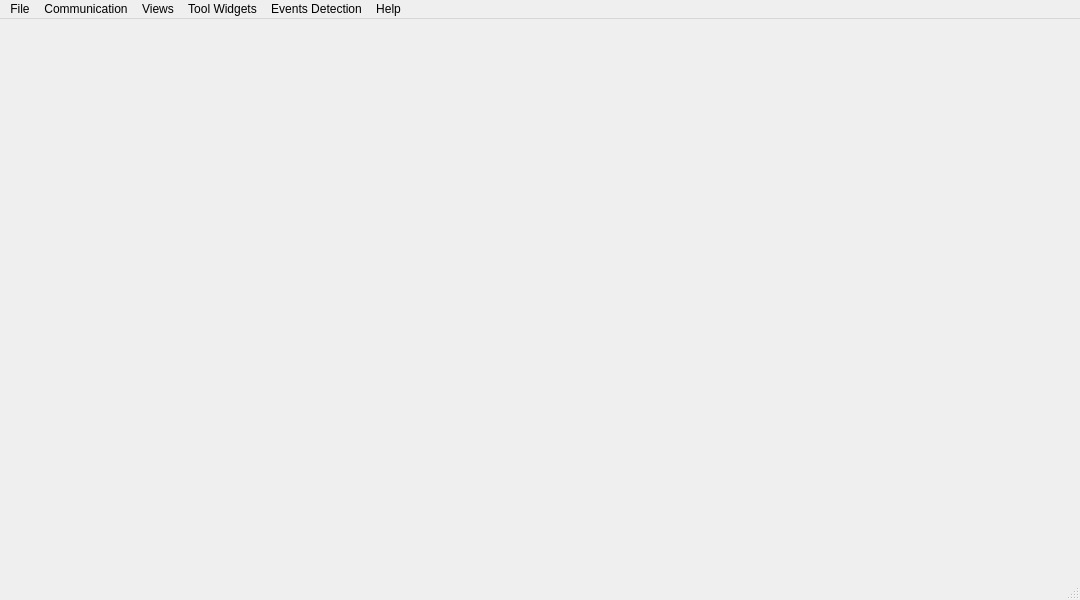
<?xml version="1.0" encoding="UTF-8"?>
<ui version="4.0">
 <class>MainWindow</class>
 <widget class="QMainWindow" name="MainWindow">
  <property name="geometry">
   <rect>
    <x>0</x>
    <y>0</y>
    <width>1080</width>
    <height>600</height>
   </rect>
  </property>
  <property name="minimumSize">
   <size>
    <width>1020</width>
    <height>576</height>
   </size>
  </property>
  <property name="baseSize">
   <size>
    <width>1100</width>
    <height>800</height>
   </size>
  </property>
  <property name="mouseTracking">
   <bool>false</bool>
  </property>
  <property name="windowTitle">
   <string>MGMainWindow</string>
  </property>
  <property name="styleSheet">
   <string notr="true"/>
  </property>
  <widget class="QWidget" name="centralWidget">
   <property name="sizePolicy">
    <sizepolicy hsizetype="MinimumExpanding" vsizetype="MinimumExpanding">
     <horstretch>0</horstretch>
     <verstretch>0</verstretch>
    </sizepolicy>
   </property>
   <property name="minimumSize">
    <size>
     <width>200</width>
     <height>150</height>
    </size>
   </property>
  </widget>
  <widget class="QMenuBar" name="menuBar">
   <property name="geometry">
    <rect>
     <x>0</x>
     <y>0</y>
     <width>1080</width>
     <height>25</height>
    </rect>
   </property>
   <widget class="QMenu" name="menuMGround">
    <property name="title">
     <string>File</string>
    </property>
    <widget class="QMenu" name="menuPreferences">
     <property name="title">
      <string>Display</string>
     </property>
     <addaction name="actionSelectStylesheet"/>
     <addaction name="actionReloadStylesheet"/>
    </widget>
    <addaction name="actionJoystick_Settings"/>
    <addaction name="actionSimulate"/>
    <addaction name="separator"/>
    <addaction name="actionMuteAudioOutput"/>
    <addaction name="actionJoystickSettings"/>
    <addaction name="menuPreferences"/>
    <addaction name="actionAdvanced_Mode"/>
    <addaction name="separator"/>
    <addaction name="actionExit"/>
   </widget>
   <widget class="QMenu" name="menuNetwork">
    <property name="title">
     <string>Communication</string>
    </property>
    <widget class="QMenu" name="menuAdd_Link">
     <property name="title">
      <string>Add Link</string>
     </property>
     <addaction name="actionSerial"/>
     <addaction name="actionTCP"/>
     <addaction name="actionUDP"/>
     <addaction name="actionUDPClient"/>
    </widget>
    <addaction name="menuAdd_Link"/>
    <addaction name="separator"/>
   </widget>
   <widget class="QMenu" name="menuTools">
    <property name="enabled">
     <bool>true</bool>
    </property>
    <property name="title">
     <string>Tool Widgets</string>
    </property>
    <addaction name="actionNewCustomWidget"/>
    <addaction name="actionLoadCustomWidgetFile"/>
    <addaction name="separator"/>
    <addaction name="actionTerminalConsole"/>
   </widget>
   <widget class="QMenu" name="menuHelp">
    <property name="title">
     <string>Help</string>
    </property>
    <addaction name="actionOnline_Documentation"/>
    <addaction name="actionProject_Roadmap_2"/>
    <addaction name="actionDeveloper_Credits"/>
    <addaction name="actionDebug_Console"/>
    <addaction name="actionCheck_For_Updates"/>
    <addaction name="separator"/>
    <addaction name="actionDonate"/>
    <addaction name="separator"/>
    <addaction name="actionAbout_APM_Planner_2_0"/>
   </widget>
   <widget class="QMenu" name="menuPerspectives">
    <property name="title">
     <string>Views</string>
    </property>
    <addaction name="actionFlightView"/>
    <addaction name="actionMissionView"/>
    <addaction name="actionHardwareConfig"/>
    <addaction name="actionSoftwareConfig"/>
    <addaction name="actionTerminalView"/>
    <addaction name="actionEngineersView"/>
    <addaction name="actionSimulationView"/>
    <addaction name="separator"/>
    <addaction name="actionFirmwareUpdateView"/>
    <addaction name="actionMavlinkView"/>
    <addaction name="actionUnconnectedView"/>
    <addaction name="separator"/>
    <addaction name="actionFullscreen"/>
    <addaction name="actionNormal"/>
   </widget>
   <widget class="QMenu" name="menuEvents_Detection">
    <property name="title">
     <string>Events Detection</string>
    </property>
    <widget class="QMenu" name="menuFire">
     <property name="title">
      <string>Fire</string>
     </property>
     <addaction name="separator"/>
     <addaction name="actionFlame_Recognition"/>
     <addaction name="actionSmoke_Recognition_Settings"/>
     <addaction name="actionHeat_Recognition_Settings"/>
     <addaction name="separator"/>
     <addaction name="actionFlame"/>
     <addaction name="actionRecognize_Smoke"/>
     <addaction name="actionRecognize_Heat"/>
    </widget>
    <addaction name="menuFire"/>
    <addaction name="separator"/>
    <addaction name="actionHorizon_Settings"/>
    <addaction name="actionStart_Detection"/>
    <addaction name="actionLog"/>
   </widget>
   <addaction name="menuMGround"/>
   <addaction name="menuNetwork"/>
   <addaction name="menuPerspectives"/>
   <addaction name="menuTools"/>
   <addaction name="menuEvents_Detection"/>
   <addaction name="menuHelp"/>
  </widget>
  <widget class="QStatusBar" name="statusBar"/>
  <action name="actionExit">
   <property name="icon">
    <iconset resource="../../qgroundcontrol.qrc">
     <normaloff>:/files/images/actions/system-log-out.svg</normaloff>:/files/images/actions/system-log-out.svg</iconset>
   </property>
   <property name="text">
    <string>Exit</string>
   </property>
   <property name="shortcut">
    <string>Ctrl+Q</string>
   </property>
  </action>
  <action name="actionLiftoff">
   <property name="enabled">
    <bool>true</bool>
   </property>
   <property name="icon">
    <iconset resource="../../qgroundcontrol.qrc">
     <normaloff>:/files/images/control/launch.svg</normaloff>
     <normalon>:/files/images/control/launch.svg</normalon>:/files/images/control/launch.svg</iconset>
   </property>
   <property name="text">
    <string>Liftoff</string>
   </property>
  </action>
  <action name="actionLand">
   <property name="icon">
    <iconset resource="../../qgroundcontrol.qrc">
     <normaloff>:/files/images/control/land.svg</normaloff>:/files/images/control/land.svg</iconset>
   </property>
   <property name="text">
    <string>Land</string>
   </property>
  </action>
  <action name="actionEmergency_Land">
   <property name="icon">
    <iconset resource="../../qgroundcontrol.qrc">
     <normaloff>:/files/images/actions/process-stop.svg</normaloff>:/files/images/actions/process-stop.svg</iconset>
   </property>
   <property name="text">
    <string>Emergency Land</string>
   </property>
   <property name="shortcut">
    <string>Ctrl+E</string>
   </property>
  </action>
  <action name="actionEmergency_Kill">
   <property name="icon">
    <iconset resource="../../qgroundcontrol.qrc">
     <normaloff>:/files/images/actions/process-stop.svg</normaloff>:/files/images/actions/process-stop.svg</iconset>
   </property>
   <property name="text">
    <string>Kill UAS</string>
   </property>
   <property name="shortcut">
    <string>Ctrl+K</string>
   </property>
  </action>
  <action name="actionConfiguration">
   <property name="icon">
    <iconset resource="../../qgroundcontrol.qrc">
     <normaloff>:/files/images/categories/applications-system.svg</normaloff>:/files/images/categories/applications-system.svg</iconset>
   </property>
   <property name="text">
    <string>Preferences</string>
   </property>
   <property name="toolTip">
    <string>Open UAS Preferences</string>
   </property>
  </action>
  <action name="actionJoystickSettings">
   <property name="icon">
    <iconset resource="../../qgroundcontrol.qrc">
     <normaloff>:/files/images/devices/input-gaming.svg</normaloff>:/files/images/devices/input-gaming.svg</iconset>
   </property>
   <property name="text">
    <string>Joystick</string>
   </property>
   <property name="visible">
    <bool>true</bool>
   </property>
  </action>
  <action name="actionSimulate">
   <property name="checkable">
    <bool>true</bool>
   </property>
   <property name="icon">
    <iconset resource="../../qgroundcontrol.qrc">
     <normaloff>:/files/images/control/launch.svg</normaloff>:/files/images/control/launch.svg</iconset>
   </property>
   <property name="text">
    <string>Simulate</string>
   </property>
   <property name="toolTip">
    <string>Simulate one vehicle to test and evaluate this application</string>
   </property>
  </action>
  <action name="actionShow_Slugs_View">
   <property name="icon">
    <iconset resource="../../qgroundcontrol.qrc">
     <normaloff>:/files/images/contrib/slugs.png</normaloff>:/files/images/contrib/slugs.png</iconset>
   </property>
   <property name="text">
    <string>Show Slugs View</string>
   </property>
  </action>
  <action name="actionJoystick_Settings">
   <property name="icon">
    <iconset resource="../../qgroundcontrol.qrc">
     <normaloff>:/files/images/devices/input-gaming.svg</normaloff>:/files/images/devices/input-gaming.svg</iconset>
   </property>
   <property name="text">
    <string>Joystick Settings</string>
   </property>
   <property name="visible">
    <bool>false</bool>
   </property>
  </action>
  <action name="actionOnline_Documentation">
   <property name="icon">
    <iconset resource="../../qgroundcontrol.qrc">
     <normaloff>:/files/images/apps/utilities-system-monitor.svg</normaloff>:/files/images/apps/utilities-system-monitor.svg</iconset>
   </property>
   <property name="text">
    <string>Online Documentation</string>
   </property>
  </action>
  <action name="actionProject_Roadmap_2">
   <property name="icon">
    <iconset resource="../../qgroundcontrol.qrc">
     <normaloff>:/files/images/status/software-update-available.svg</normaloff>:/files/images/status/software-update-available.svg</iconset>
   </property>
   <property name="text">
    <string>Project Roadmap</string>
   </property>
  </action>
  <action name="actionDeveloper_Credits">
   <property name="icon">
    <iconset resource="../../qgroundcontrol.qrc">
     <normaloff>:/files/images/categories/preferences-system.svg</normaloff>:/files/images/categories/preferences-system.svg</iconset>
   </property>
   <property name="text">
    <string>Developer Credits</string>
   </property>
  </action>
  <action name="actionMissionView">
   <property name="checkable">
    <bool>true</bool>
   </property>
   <property name="icon">
    <iconset resource="../../qgroundcontrol.qrc">
     <normaloff>:/files/images/categories/applications-internet.svg</normaloff>:/files/images/categories/applications-internet.svg</iconset>
   </property>
   <property name="text">
    <string>Flight Plan</string>
   </property>
   <property name="shortcut">
    <string>Ctrl+2</string>
   </property>
  </action>
  <action name="actionEngineersView">
   <property name="checkable">
    <bool>true</bool>
   </property>
   <property name="icon">
    <iconset resource="../../qgroundcontrol.qrc">
     <normaloff>:/files/images/apps/utilities-system-monitor.svg</normaloff>:/files/images/apps/utilities-system-monitor.svg</iconset>
   </property>
   <property name="text">
    <string>Plot</string>
   </property>
   <property name="shortcut">
    <string>Ctrl+6</string>
   </property>
  </action>
  <action name="actionMavlinkView">
   <property name="checkable">
    <bool>true</bool>
   </property>
   <property name="icon">
    <iconset resource="../../qgroundcontrol.qrc">
     <normaloff>:/files/images/devices/network-wired.svg</normaloff>:/files/images/devices/network-wired.svg</iconset>
   </property>
   <property name="text">
    <string>Mavlink</string>
   </property>
   <property name="shortcut">
    <string>Meta+M</string>
   </property>
  </action>
  <action name="actionSelectStylesheet">
   <property name="icon">
    <iconset resource="../../qgroundcontrol.qrc">
     <normaloff>:/files/images/categories/applications-internet.svg</normaloff>:/files/images/categories/applications-internet.svg</iconset>
   </property>
   <property name="text">
    <string>Select Stylesheet</string>
   </property>
  </action>
  <action name="actionFlightView">
   <property name="checkable">
    <bool>true</bool>
   </property>
   <property name="icon">
    <iconset resource="../../qgroundcontrol.qrc">
     <normaloff>:/files/images/status/network-wireless-encrypted.svg</normaloff>:/files/images/status/network-wireless-encrypted.svg</iconset>
   </property>
   <property name="text">
    <string>Flight Data</string>
   </property>
   <property name="shortcut">
    <string>Ctrl+1</string>
   </property>
  </action>
  <action name="actionNewCustomWidget">
   <property name="icon">
    <iconset resource="../../qgroundcontrol.qrc">
     <normaloff>:/files/images/apps/utilities-system-monitor.svg</normaloff>:/files/images/apps/utilities-system-monitor.svg</iconset>
   </property>
   <property name="text">
    <string>New Custom Widget</string>
   </property>
  </action>
  <action name="actionMuteAudioOutput">
   <property name="checkable">
    <bool>true</bool>
   </property>
   <property name="icon">
    <iconset resource="../../qgroundcontrol.qrc">
     <normaloff>:/files/images/status/audio-volume-high.svg</normaloff>
     <normalon>:/files/images/status/audio-volume-muted.svg</normalon>
     <activeon>:/files/images/status/audio-volume-muted.svg</activeon>
     <selectedoff>:/files/images/status/audio-volume-high.svg</selectedoff>
     <selectedon>:/files/images/status/audio-volume-muted.svg</selectedon>:/files/images/status/audio-volume-high.svg</iconset>
   </property>
   <property name="text">
    <string>Mute Audio Output</string>
   </property>
  </action>
  <action name="actionUnconnectedView">
   <property name="checkable">
    <bool>true</bool>
   </property>
   <property name="icon">
    <iconset resource="../../qgroundcontrol.qrc">
     <normaloff>:/files/images/devices/network-wireless.svg</normaloff>:/files/images/devices/network-wireless.svg</iconset>
   </property>
   <property name="text">
    <string>Unconnected</string>
   </property>
   <property name="shortcut">
    <string>Meta+U</string>
   </property>
  </action>
  <action name="actionShutdownMAV">
   <property name="icon">
    <iconset resource="../../qgroundcontrol.qrc">
     <normaloff>:/files/images/actions/system-log-out.svg</normaloff>:/files/images/actions/system-log-out.svg</iconset>
   </property>
   <property name="text">
    <string>Shutdown MAV</string>
   </property>
   <property name="toolTip">
    <string>Shutdown the onboard computer - works not during flight</string>
   </property>
   <property name="statusTip">
    <string>Shutdown the onboard computer - works not during flight</string>
   </property>
  </action>
  <action name="actionReloadStylesheet">
   <property name="text">
    <string>Reload Stylesheet</string>
   </property>
   <property name="shortcut">
    <string>Meta+R</string>
   </property>
  </action>
  <action name="actionSettings">
   <property name="text">
    <string>Settings</string>
   </property>
  </action>
  <action name="actionFullscreen">
   <property name="text">
    <string>Fullscreen</string>
   </property>
   <property name="shortcut">
    <string>Meta+Return</string>
   </property>
  </action>
  <action name="actionNormal">
   <property name="text">
    <string>Normal</string>
   </property>
  </action>
  <action name="actionLoadCustomWidgetFile">
   <property name="icon">
    <iconset resource="../../qgroundcontrol.qrc">
     <normaloff>:/files/images/status/folder-drag-accept.svg</normaloff>:/files/images/status/folder-drag-accept.svg</iconset>
   </property>
   <property name="text">
    <string>Load Custom Widget File</string>
   </property>
  </action>
  <action name="actionFirmwareUpdateView">
   <property name="icon">
    <iconset resource="../../qgroundcontrol.qrc">
     <normaloff>:/files/images/status/software-update-available.svg</normaloff>:/files/images/status/software-update-available.svg</iconset>
   </property>
   <property name="text">
    <string>Firmware Update</string>
   </property>
   <property name="toolTip">
    <string>Update the firmware of one of the connected autopilots</string>
   </property>
  </action>
  <action name="actionSimulation_View">
   <property name="checkable">
    <bool>true</bool>
   </property>
   <property name="icon">
    <iconset resource="../../qgroundcontrol.qrc">
     <normaloff>:/files/images/control/launch.svg</normaloff>:/files/images/control/launch.svg</iconset>
   </property>
   <property name="text">
    <string>Simulation</string>
   </property>
   <property name="toolTip">
    <string>Open the simulation view</string>
   </property>
  </action>
  <action name="actionHardwareConfig">
   <property name="checkable">
    <bool>true</bool>
   </property>
   <property name="icon">
    <iconset resource="../../qgroundcontrol.qrc">
     <normaloff>:/files/images/categories/preferences-system.svg</normaloff>:/files/images/categories/preferences-system.svg</iconset>
   </property>
   <property name="text">
    <string>Intial Setup</string>
   </property>
   <property name="toolTip">
    <string>Configuration options of the vehicle.</string>
   </property>
   <property name="shortcut">
    <string>Ctrl+3</string>
   </property>
  </action>
  <action name="actionAdvanced_Mode">
   <property name="checkable">
    <bool>true</bool>
   </property>
   <property name="text">
    <string>Advanced Mode</string>
   </property>
  </action>
  <action name="actionSimulationView">
   <property name="checkable">
    <bool>true</bool>
   </property>
   <property name="icon">
    <iconset resource="../../qgroundcontrol.qrc">
     <normaloff>:/files/images/apps/accessories-calculator.svg</normaloff>:/files/images/apps/accessories-calculator.svg</iconset>
   </property>
   <property name="text">
    <string>Simulation</string>
   </property>
  </action>
  <action name="actionSoftwareConfig">
   <property name="checkable">
    <bool>true</bool>
   </property>
   <property name="icon">
    <iconset resource="../../qgroundcontrol.qrc">
     <normaloff>:/files/images/categories/applications-system.svg</normaloff>:/files/images/categories/applications-system.svg</iconset>
   </property>
   <property name="text">
    <string>Config/Tuning</string>
   </property>
   <property name="shortcut">
    <string>Ctrl+4</string>
   </property>
   <property name="menuRole">
    <enum>QAction::NoRole</enum>
   </property>
  </action>
  <action name="actionTerminalView">
   <property name="checkable">
    <bool>true</bool>
   </property>
   <property name="icon">
    <iconset resource="../../qgroundcontrol.qrc">
     <normaloff>:/files/images/apps/utilities-terminal.svg</normaloff>:/files/images/apps/utilities-terminal.svg</iconset>
   </property>
   <property name="text">
    <string>Terminal</string>
   </property>
   <property name="shortcut">
    <string>Ctrl+5</string>
   </property>
  </action>
  <action name="actionDebug_Console">
   <property name="checkable">
    <bool>false</bool>
   </property>
   <property name="text">
    <string>Show Debug Console</string>
   </property>
  </action>
  <action name="actionAbout_APM_Planner_2_0">
   <property name="text">
    <string>About APM Planner 2.0</string>
   </property>
  </action>
  <action name="actionCheck_For_Updates">
   <property name="text">
    <string>Check For Updates</string>
   </property>
  </action>
  <action name="actionLoad_tlog">
   <property name="text">
    <string>Load tlog</string>
   </property>
  </action>
  <action name="actionSerial">
   <property name="text">
    <string>Serial</string>
   </property>
  </action>
  <action name="actionTCP">
   <property name="text">
    <string>TCP</string>
   </property>
  </action>
  <action name="actionUDP">
   <property name="text">
    <string>UDP</string>
   </property>
  </action>
  <action name="actionTerminalConsole">
   <property name="text">
    <string>Terminal Console</string>
   </property>
   <property name="shortcut">
    <string>Ctrl+Shift+M</string>
   </property>
  </action>
  <action name="actionUDPClient">
   <property name="text">
    <string>UDP Client</string>
   </property>
   <property name="toolTip">
    <string>UDP Client</string>
   </property>
  </action>
  <action name="actionDonate">
   <property name="text">
    <string>Donate</string>
   </property>
  </action>
  <action name="actionFlame_Recognition">
   <property name="text">
    <string>Flame Recognition Settings</string>
   </property>
  </action>
  <action name="actionFlame">
   <property name="checkable">
    <bool>true</bool>
   </property>
   <property name="text">
    <string>Recognize Flame</string>
   </property>
  </action>
  <action name="actionStart_Detection">
   <property name="text">
    <string>Start Detection</string>
   </property>
  </action>
  <action name="actionRecognize_Smoke">
   <property name="checkable">
    <bool>true</bool>
   </property>
   <property name="text">
    <string>Recognize Smoke</string>
   </property>
  </action>
  <action name="actionRecognize_Heat">
   <property name="checkable">
    <bool>true</bool>
   </property>
   <property name="text">
    <string>Recognize Heat</string>
   </property>
  </action>
  <action name="actionSmoke_Recognition_Settings">
   <property name="text">
    <string>Smoke Recognition Settings</string>
   </property>
  </action>
  <action name="actionHeat_Recognition_Settings">
   <property name="text">
    <string>Heat Recognition Settings</string>
   </property>
  </action>
  <action name="actionHorizon_Settings">
   <property name="text">
    <string>Horizon Settings</string>
   </property>
  </action>
  <action name="actionLog">
   <property name="text">
    <string>Log</string>
   </property>
  </action>
 </widget>
 <layoutdefault spacing="6" margin="11"/>
 <resources>
  <include location="../../qgroundcontrol.qrc"/>
 </resources>
 <connections>
  <connection>
   <sender>actionExit</sender>
   <signal>triggered()</signal>
   <receiver>MainWindow</receiver>
   <slot>close()</slot>
   <hints>
    <hint type="sourcelabel">
     <x>-1</x>
     <y>-1</y>
    </hint>
    <hint type="destinationlabel">
     <x>299</x>
     <y>199</y>
    </hint>
   </hints>
  </connection>
  <connection>
   <sender>actionFullscreen</sender>
   <signal>triggered()</signal>
   <receiver>MainWindow</receiver>
   <slot>showFullScreen()</slot>
   <hints>
    <hint type="sourcelabel">
     <x>-1</x>
     <y>-1</y>
    </hint>
    <hint type="destinationlabel">
     <x>399</x>
     <y>249</y>
    </hint>
   </hints>
  </connection>
  <connection>
   <sender>actionNormal</sender>
   <signal>triggered()</signal>
   <receiver>MainWindow</receiver>
   <slot>showNormal()</slot>
   <hints>
    <hint type="sourcelabel">
     <x>-1</x>
     <y>-1</y>
    </hint>
    <hint type="destinationlabel">
     <x>399</x>
     <y>249</y>
    </hint>
   </hints>
  </connection>
 </connections>
</ui>
